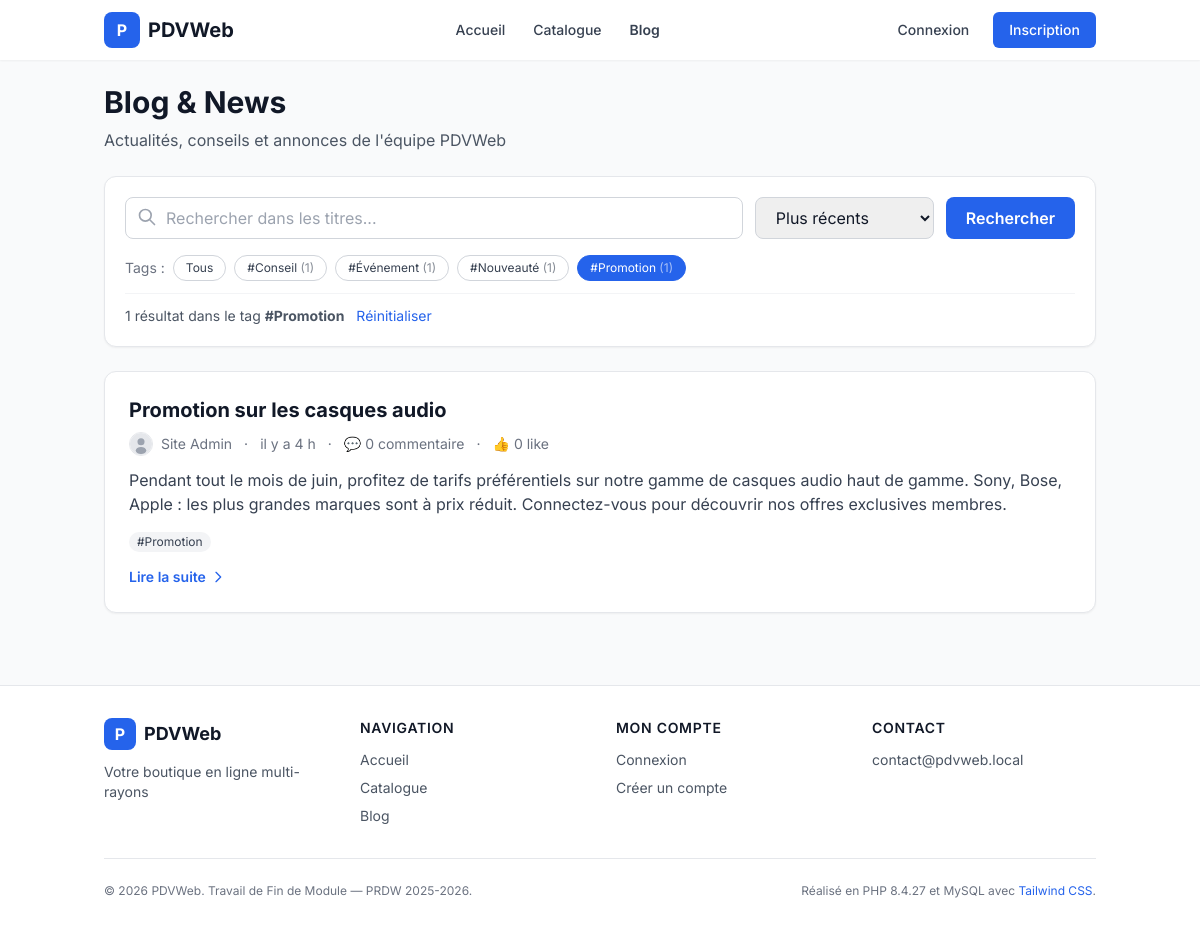
Page /public/blog.php?tag=1 on the committed database.
### tables this page shows
CREATE TABLE tag (
  id_tag INT UNSIGNED AUTO_INCREMENT PRIMARY KEY,
  code   VARCHAR(40) NOT NULL UNIQUE,                        
  nom    VARCHAR(60) NOT NULL                                
);

CREATE TABLE billet (
  id_billet   INT UNSIGNED AUTO_INCREMENT PRIMARY KEY,
  id_membre   INT UNSIGNED NOT NULL,
  titre       VARCHAR(200) NOT NULL,
  corps       TEXT         NOT NULL,
  date_billet DATETIME     NOT NULL DEFAULT CURRENT_TIMESTAMP,
  date_suppression DATETIME NULL DEFAULT NULL,            
  id_membre_suppression INT UNSIGNED NULL DEFAULT NULL,   
  CONSTRAINT fk_billet_membre
    FOREIGN KEY (id_membre) REFERENCES membre(id_membre) ON DELETE CASCADE,
  CONSTRAINT fk_billet_suppression
    FOREIGN KEY (id_membre_suppression) REFERENCES membre(id_membre) ON DELETE SET NULL,
  INDEX idx_billet_titre (titre),
  INDEX idx_billet_date  (date_billet),
  INDEX idx_billet_supp  (date_suppression)
);

CREATE TABLE membre (
  id_membre        INT UNSIGNED AUTO_INCREMENT PRIMARY KEY,
  nom              VARCHAR(60)  NOT NULL,
  prenom           VARCHAR(60)  NOT NULL,
  date_naissance   DATE         NOT NULL,
  email            VARCHAR(150) NOT NULL UNIQUE,
  email_verifie    TINYINT(1)   NOT NULL DEFAULT 0,          
  login            VARCHAR(50)  NOT NULL UNIQUE,
  mot_passe        VARCHAR(255) NOT NULL,                    
  avatar           VARCHAR(255) DEFAULT NULL,                
  statut           ENUM('membre','admin') NOT NULL DEFAULT 'membre',
  indesirable      TINYINT(1)   NOT NULL DEFAULT 0,          
  derniere_connexion DATETIME   DEFAULT NULL,
  date_inscription DATETIME     NOT NULL DEFAULT CURRENT_TIMESTAMP,
  date_anonymisation DATETIME   DEFAULT NULL,                
  INDEX idx_membre_statut (statut),
  INDEX idx_membre_indesirable (indesirable),
  INDEX idx_membre_anonyme (date_anonymisation)
);

### public/blog.php (called while the page is built, shortened)
<?php
require_once __DIR__ . '/../includes/bootstrap.php';
$recherche = trim($_GET['q']   ?? '');
$idTag     = (int)($_GET['tag'] ?? 0);
$tri       = $_GET['tri']      ?? 'recents';
$page      = max(1, (int)($_GET['page'] ?? 1));
$resultat = Billet::lister([
    'recherche' => $recherche,
    'tag'       => $idTag,
    'tri'       => $tri,
    'page'      => $page,
    'parPage'   => 10,
]);
$tagActif = $idTag > 0 ? Tag::trouverParId($idTag) : null;
$tousLesTags = Tag::listerTous();
require_once VIEWS_PATH . '/blog/liste.php';

### includes/helpers.php (called while the page is built, shortened)
<?php
function h($valeur): string
{
    return htmlspecialchars((string)$valeur, ENT_QUOTES | ENT_SUBSTITUTE, 'UTF-8');
}
function url(string $chemin = ''): string
{
    return SITE_URL . '/' . ltrim($chemin, '/');
}
function asset(string $chemin): string
{
    return SITE_URL . '/' . ltrim($chemin, '/');
}
function asset_avatar(?string $nomFichier): string
{
    if (empty($nomFichier)) {
        return asset('assets/img/avatar-defaut.svg');
    }
    return asset('uploads/avatars/' . $nomFichier);
}
function format_date(?string $dateSql, string $format = 'd/m/Y à H:i'): string
{
    try {
        $dt = new DateTime($dateSql);
        return $dt->format($format);
    } catch (Exception $e) {
        return '';
    }
}
function format_date_relative(?string $dateSql): string
{
    try {
        $dt = new DateTime($dateSql);
        $maintenant = new DateTime();
        $diff = $maintenant->getTimestamp() - $dt->getTimestamp();
        if ($diff < 86400)     return 'il y a ' . floor($diff / 3600) . ' h';
        return $dt->format('d/m/Y');
    } catch (Exception $e) {
        return '';
    }
}
function tronquer(string $texte, int $longueurMax = 100): string
{
    if (mb_strlen($texte) <= $longueurMax) return $texte;
    return mb_substr($texte, 0, $longueurMax) . '…';
}

### classes/Billet.php (called while the page is built, shortened)
<?php
class Billet
{
    public static function lister(array $opts = []): array
    {
        $recherche = trim($opts['recherche'] ?? '');
        $idTag     = (int)($opts['tag']      ?? 0);
        $tri       = $opts['tri']            ?? 'recents';
        $page      = max(1, (int)($opts['page'] ?? 1));
        $parPage   = max(1, (int)($opts['parPage'] ?? 10));
        $offset    = ($page - 1) * $parPage;
        $where  = ['b.date_suppression IS NULL'];
        $params = [];
        if ($idTag > 0) {
            $where[]  = "b.id_billet IN (SELECT id_billet FROM billet_tag WHERE id_tag = ?)";
            $params[] = $idTag;
        }
        $clauseWhere = ' WHERE ' . implode(' AND ', $where);
        $orderBy = match ($tri) {
            'populaires' => 'nb_likes DESC, b.date_billet DESC',
            'commentes'  => 'nb_commentaires DESC, b.date_billet DESC',
            default      => 'b.date_billet DESC',
        };
        $reqTotal = Db::pdo()->prepare(
            "SELECT COUNT(*) FROM billet b" . $clauseWhere
        );
        $reqTotal->execute($params);
        $total = (int)$reqTotal->fetchColumn();
        $sql = "SELECT b.*,
                       u.prenom AS auteur_prenom, u.nom AS auteur_nom,
                       u.login AS auteur_login, u.avatar AS auteur_avatar,
                       (SELECT COUNT(*) FROM commentaire
                        WHERE id_billet = b.id_billet AND date_suppression IS NULL) AS nb_commentaires,
                       (SELECT COUNT(*) FROM like_contenu
                        WHERE type = 'billet' AND id_cible = b.id_billet) AS nb_likes
                FROM billet b
                INNER JOIN membre u ON u.id_membre = b.id_membre
                $clauseWhere
                ORDER BY $orderBy
                LIMIT $parPage OFFSET $offset";
        $req = Db::pdo()->prepare($sql);
        $req->execute($params);
        $billets = $req->fetchAll();
        return [
            'billets'    => $billets,
            'total'      => $total,
            'totalPages' => (int)ceil($total / $parPage),
            'page'       => $page,
        ];
    }
    public static function tagsDe(int $idBillet): array
    {
        $req = Db::pdo()->prepare(
            "SELECT t.* FROM tag t
             INNER JOIN billet_tag bt ON bt.id_tag = t.id_tag
             WHERE bt.id_billet = ?
             ORDER BY t.nom"
        );
        $req->execute([$idBillet]);
        return $req->fetchAll();
    }
}

### classes/util/Db.php (called while the page is built, shortened)
<?php
class Db
{
    private static ?PDO $instance = null;
    public static function pdo(): PDO
    {
        if (self::$instance === null) {
            $dsn = 'mysql:host=' . DB_HOST
                 . ';dbname=' . DB_NAME
                 . ';charset=' . DB_CHARSET;
            $options = [
                PDO::ATTR_ERRMODE => PDO::ERRMODE_EXCEPTION,
                PDO::ATTR_DEFAULT_FETCH_MODE => PDO::FETCH_ASSOC,
                PDO::ATTR_EMULATE_PREPARES => false,
            ];
            self::$instance = new PDO($dsn, DB_USER, DB_PASS, $options);
        }
        return self::$instance;
    }
}

### classes/Tag.php (called while the page is built, shortened)
<?php
class Tag
{
    public static function listerTous(): array
    {
        return Db::pdo()->query(
            "SELECT t.*,
                    (SELECT COUNT(*) FROM billet_tag WHERE id_tag = t.id_tag) AS nb_billets
             FROM tag t
             ORDER BY t.nom"
        )->fetchAll();
    }
    public static function trouverParId(int $id): ?array
    {
        $req = Db::pdo()->prepare("SELECT * FROM tag WHERE id_tag = ?");
        $req->execute([$id]);
        $row = $req->fetch();
        return $row ?: null;
    }
}

### includes/bootstrap.php (called while the page is built, shortened)
<?php
spl_autoload_register(function ($nomClasse) {
    $cheminsCandidats = [
        CLASSES_PATH . '/util/' . $nomClasse . '.php',
        CLASSES_PATH . '/' . $nomClasse . '.php',
    ];
});
require_once __DIR__ . '/helpers.php';

### views/blog/liste.php (the view, shortened to what this page needs)
<?php
require_once INCLUDES_PATH . '/header.php';
$billets = $resultat['billets'];
$total   = $resultat['total'];
$construireUrl = function (array $params) {
    return url('/blog.php') . '?' . http_build_query(array_filter($params, fn($v) => $v !== null && $v !== ''));
};
?>
<div class="max-w-5xl mx-auto">
    <div class="mb-6">
        <h1 class="text-3xl font-bold text-gray-900 mb-2">Blog &amp; News</h1>
        <p class="text-gray-600">Actualités, conseils et annonces de l'équipe PDVWeb</p>
    </div>
    <div class="bg-white rounded-xl shadow-sm border border-gray-200 p-5 mb-6">
        <form method="get" action="<?= url('/blog.php') ?>" class="space-y-4">
            <div class="flex flex-col md:flex-row gap-3">
                <div class="flex-1 relative">
                    <svg class="w-5 h-5 text-gray-400 absolute left-3 top-2.5" fill="none" stroke="currentColor" viewBox="0 0 24 24">
                        <path stroke-linecap="round" stroke-linejoin="round" stroke-width="2"
                              d="M21 21l-6-6m2-5a7 7 0 11-14 0 7 7 0 0114 0z"/>
                    </svg>
                    <input type="text" name="q" value="<?= h($recherche) ?>"
                           placeholder="Rechercher dans les titres..."
                           class="w-full pl-10 pr-4 py-2 border border-gray-300 rounded-lg focus:ring-2 focus:ring-primary-500 focus:border-primary-500 transition">
                </div>
                <select name="tri"
                        onchange="this.form.submit()"
                        class="px-4 py-2 border border-gray-300 rounded-lg focus:ring-2 focus:ring-primary-500 focus:border-primary-500 transition">
                    <option value="recents"    <?= $tri === 'recents'    ? 'selected' : '' ?>>Plus récents</option>
                </select>
                <button type="submit"
                        class="px-5 py-2 bg-primary-600 text-white font-semibold rounded-lg hover:bg-primary-700 transition">
                    Rechercher
                </button>
            </div>
            <?php if (!empty($tousLesTags)): ?>
                <div class="flex flex-wrap gap-2 items-center">
                    <span class="text-sm text-gray-500">Tags :</span>
                    <a href="<?= $construireUrl(['q' => $recherche, 'tri' => $tri, 'tag' => null]) ?>"
                       class="px-3 py-1 text-xs rounded-full border transition <?= $idTag === 0 ? 'bg-primary-600 text-white border-primary-600' : 'bg-white text-gray-700 border-gray-300 hover:bg-gray-100' ?>">
                        Tous
                    </a>
                    <?php foreach ($tousLesTags as $t): ?>
                        <a href="<?= $construireUrl(['q' => $recherche, 'tri' => $tri, 'tag' => $t['id_tag']]) ?>"
                           class="px-3 py-1 text-xs rounded-full border transition <?= (int)$t['id_tag'] === $idTag ? 'bg-primary-600 text-white border-primary-600' : 'bg-white text-gray-700 border-gray-300 hover:bg-gray-100' ?>">
                            #<?= h($t['nom']) ?>
                            <?php if (!empty($t['nb_billets'])): ?>
                                <span class="opacity-60">(<?= (int)$t['nb_billets'] ?>)</span>
                            <?php endif; ?>
                        </a>
                    <?php endforeach; ?>
                </div>
            <?php endif; ?>
        </form>
        <?php if ($recherche !== '' || $tagActif): ?>
            <div class="mt-3 pt-3 border-t border-gray-100 text-sm">
                <span class="text-gray-600">
                    <?= (int)$total ?> résultat<?= $total > 1 ? 's' : '' ?>
                    <?php if ($tagActif): ?>
                        dans le tag <strong>#<?= h($tagActif['nom']) ?></strong>
                    <?php endif; ?>
                </span>
                <a href="<?= url('/blog.php') ?>" class="text-primary-600 hover:underline ml-2">Réinitialiser</a>
            </div>
        <?php endif; ?>
    </div>
    <?php if (empty($billets)): ?>
        <div class="bg-white rounded-xl border border-gray-200 p-12 text-center text-gray-500">
            <svg class="w-12 h-12 mx-auto mb-3 text-gray-300" fill="none" stroke="currentColor" viewBox="0 0 24 24">
                <path stroke-linecap="round" stroke-linejoin="round" stroke-width="1.5"
                      d="M19 20H5a2 2 0 01-2-2V6a2 2 0 012-2h10a2 2 0 012 2v1m2 13a2 2 0 01-2-2V7m2 13a2 2 0 002-2V9a2 2 0 00-2-2h-2m-4-3H9M7 16h6M7 8h6v4H7V8z"/>
            </svg>
            <p>Aucun billet ne correspond à votre recherche.</p>
        </div>
    <?php else: ?>
        <div class="space-y-5">
            <?php foreach ($billets as $b): ?>
                <?php $tagsBillet = Billet::tagsDe((int)$b['id_billet']); ?>
                <article class="bg-white rounded-xl shadow-sm border border-gray-200 p-6 hover:shadow-md transition">
                    <a href="<?= url('/billet.php?id=' . (int)$b['id_billet']) ?>" class="block group">
                        <h2 class="text-xl font-bold text-gray-900 mb-2 group-hover:text-primary-600 transition">
                            <?= h($b['titre']) ?>
                        </h2>
                    </a>
                    <div class="flex flex-wrap items-center gap-3 text-sm text-gray-500 mb-3">
                        <div class="flex items-center gap-2">
                            <img src="<?= h(asset_avatar($b['auteur_avatar'])) ?>"
                                 alt="<?= h($b['auteur_prenom']) ?>"
                                 class="w-6 h-6 rounded-full object-cover border border-gray-200">
                            <span><?= h($b['auteur_prenom']) ?> <?= h($b['auteur_nom']) ?></span>
                        </div>
                        <span>·</span>
                        <time title="<?= h(format_date($b['date_billet'])) ?>">
                            <?= h(format_date_relative($b['date_billet'])) ?>
                        </time>
                        <span>·</span>
                        <span>💬 <?= (int)$b['nb_commentaires'] ?> commentaire<?= $b['nb_commentaires'] > 1 ? 's' : '' ?></span>
                        <span>·</span>
                        <span>👍 <?= (int)$b['nb_likes'] ?> like<?= $b['nb_likes'] > 1 ? 's' : '' ?></span>
                    </div>
                    <p class="text-gray-700 mb-4">
                        <?= h(tronquer(strip_tags($b['corps']), 250)) ?>
                    </p>
                    <?php if (!empty($tagsBillet)): ?>
                        <div class="flex flex-wrap gap-2 mb-3">
                            <?php foreach ($tagsBillet as $t): ?>
                                <a href="<?= url('/blog.php?tag=' . (int)$t['id_tag']) ?>"
                                   class="text-xs px-2 py-0.5 rounded-full bg-gray-100 text-gray-700 hover:bg-primary-50 hover:text-primary-700 transition">
                                    #<?= h($t['nom']) ?>
                                </a>
                            <?php endforeach; ?>
                        </div>
                    <?php endif; ?>
                    <a href="<?= url('/billet.php?id=' . (int)$b['id_billet']) ?>"
                       class="text-primary-600 hover:text-primary-700 text-sm font-semibold inline-flex items-center gap-1">
                        Lire la suite
                        <svg class="w-4 h-4" fill="none" stroke="currentColor" viewBox="0 0 24 24">
                            <path stroke-linecap="round" stroke-linejoin="round" stroke-width="2" d="M9 5l7 7-7 7"/>
                        </svg>
                    </a>
                </article>
            <?php endforeach; ?>
        </div>
    <?php endif; ?>
</div>
<?php require_once INCLUDES_PATH . '/footer.php'; ?>

### public/assets/css/style.css (style rules this page uses)
html { -webkit-font-smoothing: antialiased; -moz-osx-font-smoothing: grayscale; }
html { scroll-behavior: smooth; }
* { transition-timing-function: cubic-bezier(0.4, 0, 0.2, 1); }
a { text-decoration: none; }

### rows in the picture
tag: nom "Conseil", nb_billets "1"
tag: nom "Événement", nb_billets "1"
tag: nom "Nouveauté", nb_billets "1"
tag: nom "Promotion", nb_billets "1"
billet: titre "Promotion sur les casques audio", id_membre.prenom "Site", id_membre.nom "Admin", date_billet "il y a 4 h", nb_commentaires "0", nb_likes "0", corps "Pendant tout le mois de juin, profitez de tarifs préférentiels sur notre gamme de casques audio haut de gamme. Sony, Bose, Apple : les plus grandes marques sont à prix réduit. Connectez-vous pour découvrir nos offres exclusives membres."

### other values in the picture
parametre('site.nom', SITE_NAME) "PDVWeb"
$total "1"
parametre('site.slogan', 'Votre boutique en ligne multi-rayons.') "Votre boutique en ligne multi-rayons"
parametre('site.email_contact', 'contact@pdvweb.local') "contact@pdvweb.local"
PHP_VERSION "8.4.27"
